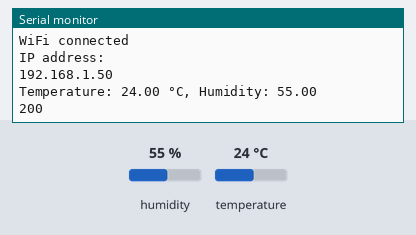
This sketch was run on a simulated ESP8266 (NodeMCU). Shown: the last lines printed to the serial monitor. Inputs (shaded band) come from the test bench; at power-on: humidity 55 %, temperature 24 °C. WiFi joins after 1.5 s; servers stay silent unless stated; uploads are accepted with an empty reply.

Above: at 2.7 s.
2.8 s: humidity set to 22 %
At 3.91 s:
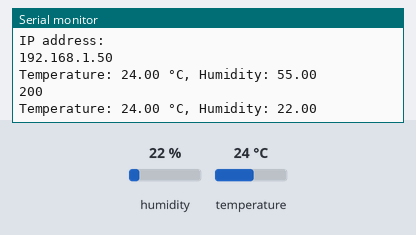
5.8 s: temperature set to 12 °C
At 6.9 s:
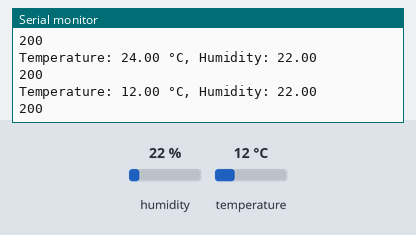
8.8 s: humidity set to 40 %
At 12.0 s:
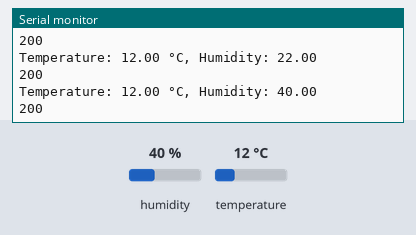
Timing chart, 0 to 13.5 s (numbered marks = the images above; inputs shaded):
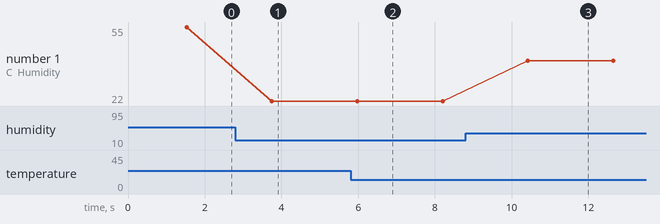

The sketch:

sensor_umidade_e_temperatura.ino
```cpp
#include <ESP8266WiFi.h>
#include <ESP8266HTTPClient.h>
#include <Adafruit_Sensor.h>
#include <DHT.h>

// Wi-Fi connection to Gateway
const char* ssid = "gateway-ssid";
const char* password = "gateway-password";

// Backend endpoint
const char* serverName = "http://address:port/ht";

// Pins
#define DHTPIN D2          // Pin connected to the DHT11
#define DHTTYPE DHT11      // DHT 11

// DHT sensor init
DHT dht(DHTPIN, DHTTYPE);

void setup() {
  Serial.begin(115200);

  // Initialize sensors
  dht.begin();

  connectToWiFi();
}

void loop() {
  // Read temperature and humidity from DHT11
  float humidity = dht.readHumidity();
  float temperature = dht.readTemperature();

  // Print sensor values to serial
  Serial.print("Temperature: ");
  Serial.print(temperature);
  Serial.print(" °C, Humidity: ");
  Serial.println(humidity);

  // Prepare data as JSON to sent
  String postData = "{\"temperature\":";
  postData += String(temperature);
  postData += ",\"humidity\":";
  postData += String(humidity);
  postData += "}";

  // Send data to server
  if (WiFi.status() == WL_CONNECTED) {
    HTTPClient http;
    http.begin(serverName);
    http.addHeader("Content-Type", "application/json");

    int httpResponseCode = http.POST(postData);

    if (httpResponseCode > 0) {
      String response = http.getString();
      Serial.println(httpResponseCode);
      Serial.println(response);
    } else {
      Serial.print("Error on sending POST: ");
      Serial.println(httpResponseCode);
    }
    http.end();
  } else {
    Serial.println("Error in WiFi connection");
  }

  // delay between readings
  delay(2000);
}

// Sample code to Wi-Fi connect
void connectToWiFi() {
  Serial.println();
  Serial.print("Connecting to ");
  Serial.println(ssid);

  WiFi.begin(ssid, password);

  while (WiFi.status() != WL_CONNECTED) {
    delay(500);
    Serial.print(".");
  }

  Serial.println("");
  Serial.println("WiFi connected");
  Serial.println("IP address: ");
  Serial.println(WiFi.localIP());
}
```

Measured:
- after the input at 2.8 s, the serial monitor: prints a new line after 0.95 s (image 1)
- after the input at 5.8 s, the serial monitor: prints a new line after 0.17 s (image 2)
- after the input at 8.8 s, the serial monitor: prints a new line after 1.6 s (image 3)
- plotted number 1: 55 → 22 after the input at 2.8 s, 22 → 40 after the input at 8.8 s
